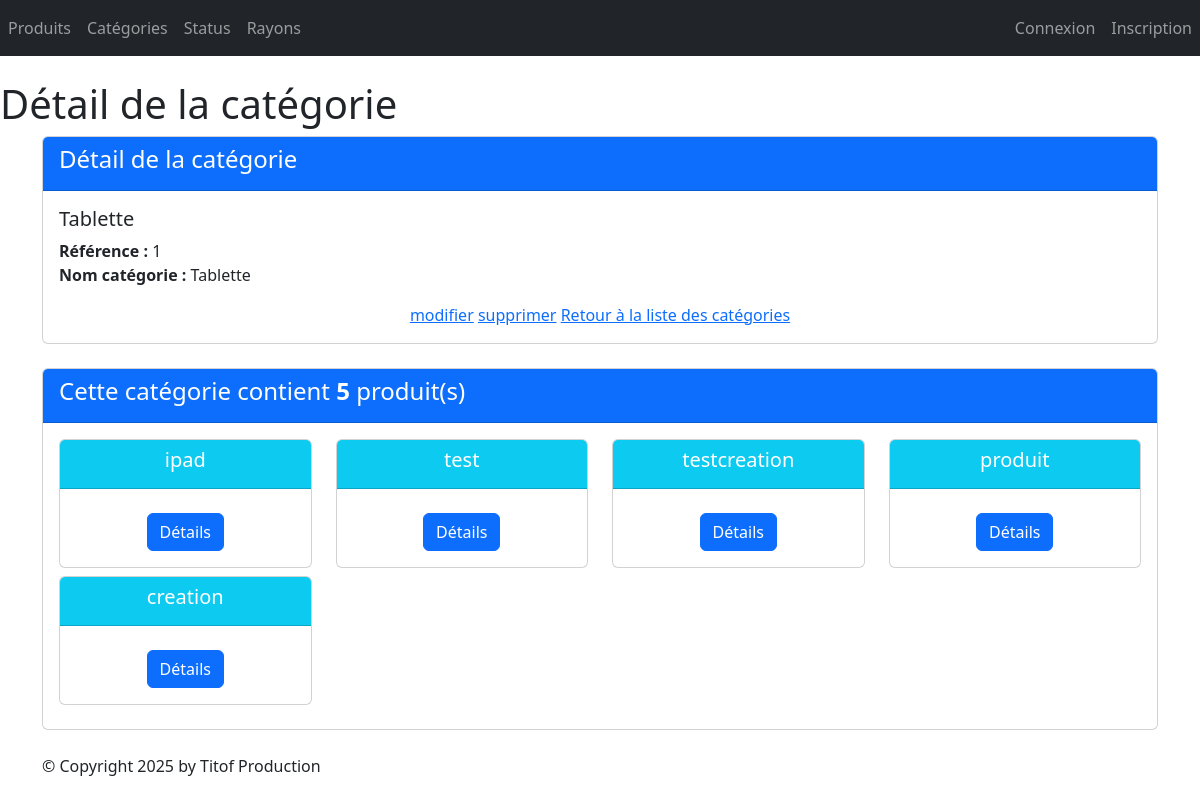
Page /monApp/categorie/1/ on the earlier database version.
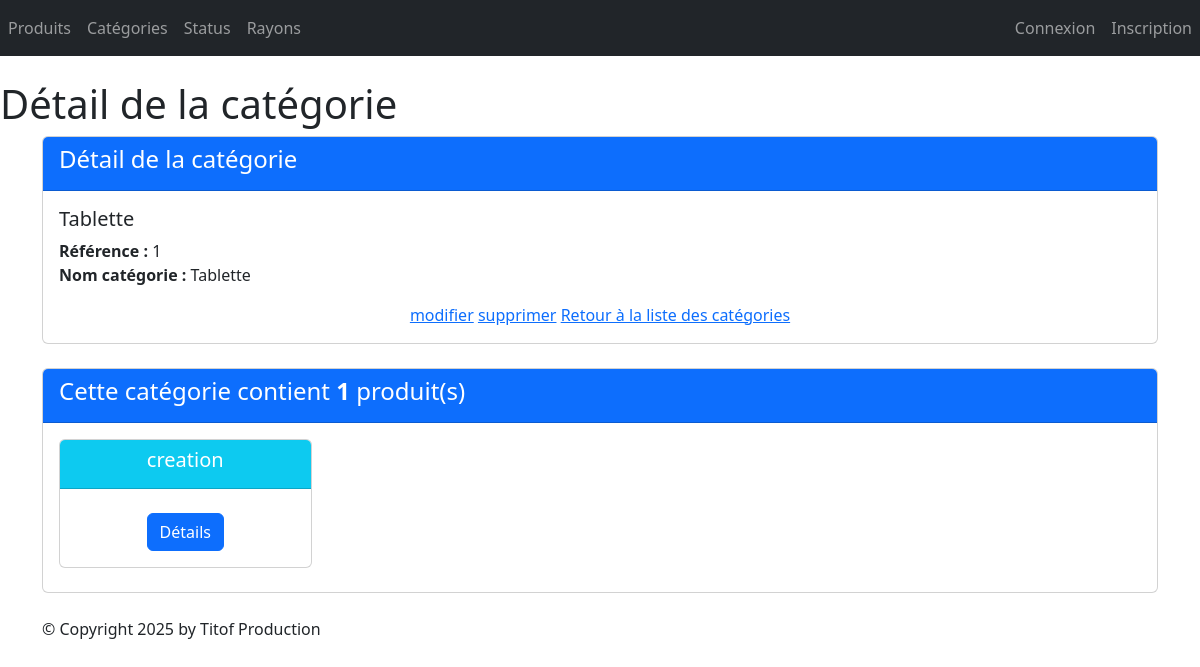
Same page on the later database version.
### monApp/models.py (models this page shows, shortened)
class Categorie(models.Model):
    idCat = models.AutoField(primary_key=True)
    nomCat = models.CharField(max_length=100)

class Produit(models.Model):
    refProd = models.AutoField(primary_key=True)
    intituleProd = models.CharField(max_length=200)
    prixUnitaireProd = models.DecimalField(max_digits=10, decimal_places=2)
    dateFabProd = models.DateField(default=date.today)
    categorie = models.ForeignKey(Categorie, on_delete=models.CASCADE, related_name="produits_categorie", null=True, blank=True)
    status = models.ForeignKey(Statut, on_delete=models.CASCADE, related_name="produits_status",null=True, blank=True)

### monApp/views.py (the view)
# urls.py: path("categorie/<pk>/" ,views.CategorieDetailView.as_view(), name="dtl_cats"),
class CategorieDetailView(DetailView):
    model = Categorie
    template_name = "monApp/detail_categorie.html"
    context_object_name = "categorie"
    def get_queryset(self):
        return Categorie.objects.annotate(nb_produits=Count('produits_categorie'))
    def get_context_data(self, **kwargs):
        context = super(CategorieDetailView, self).get_context_data(**kwargs)
        context['titremenu'] = "Détail de la catégorie"
        context['prdts'] = self.object.produits_categorie.all()
        return context

### monApp/templates/monApp/detail_categorie.html
{% extends 'monApp/base.html' %}
{% block menu %}
    <h1>{{titremenu}}</h1>
{% endblock %}
{% block contenu %}
<div class="card mb-4">
    <div class="card-header bg-primary text-white">
        <h4>Détail de la catégorie</h4>
    </div>
    <div class="card-body">
        <h5 class="card-title">{{ categorie.nomCat }}</h5>
        <ul class="list-unstyled">
            <li><strong>Référence :</strong> {{ categorie.idCat }}</li>
            <li><strong>Nom catégorie :</strong> {{ categorie.nomCat }}</li>
        </ul>
        <div class="car-footer text-center">
            <a href="{% url 'cats_chng' categorie.idCat %}">modifier</a>
            <a href="{% url 'cats_del' categorie.idCat %}">supprimer</a>
            <a href="{% url 'lst_cats' %}">Retour à la liste des catégories</a>
        </div>
    </div>
</div>
<div class="card mb-4">
    <div class="card-header bg-primary text-white">
        <h4>Cette catégorie contient <strong>{{ categorie.nb_produits }}</strong> produit(s)</h4>
    </div>
    <div class="card-body">
        <div class="row">
            {% if prdts %}
                {% for prdt in prdts %}
                    <div class="col-sm-3">
                        <div class="card mb-2 text-center">
                            <div class="card-header bg-info text-white">
                                <h5 class="card-title">{{ prdt.intituleProd }}</h5>
                            </div>
                            <div class="card-body">
                                <a href="{% url 'dtl_prdt' prdt.refProd %}" class="btn btn-primary mt-2">Détails</a>
                            </div>
                        </div>
                    </div>
                {% endfor %}
            {% else %}
                <p class="text-muted">Aucun produit trouvé pour cette catégorie.</p>
            {% endif %}
        </div>
    </div>
</div>
{% endblock %}

Differences in the rows shown:
removed Produit: intituleProd "ipad"
removed Produit: intituleProd "test"
removed Produit: intituleProd "testcreation"
removed Produit: intituleProd "produit"
computed for Categorie "Tablette": nb_produits "5" → "1"
